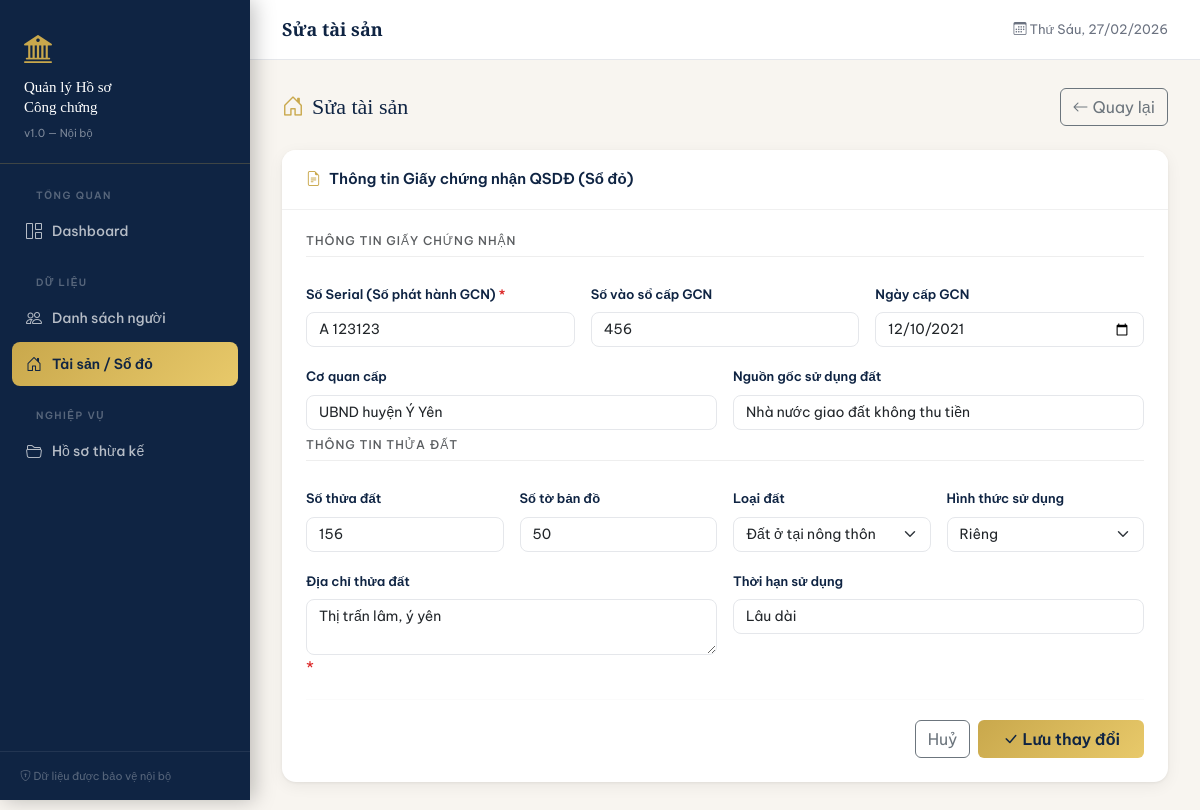
The page /properties/1/edit on the database its author committed.
### models.py (models this page shows)
class Property(Base):
    __tablename__ = "properties"
    id                = Column(Integer, primary_key=True, index=True)
    so_serial         = Column(String(100), nullable=False, unique=True)
    so_vao_so         = Column(String(100), nullable=True)
    so_thua_dat       = Column(String(100), nullable=True)
    so_to_ban_do      = Column(String(100), nullable=True)
    dia_chi           = Column(Text,        nullable=False)
    loai_dat          = Column(String(100), nullable=True)
    hinh_thuc_su_dung = Column(String(100), nullable=True)
    thoi_han          = Column(String(100), nullable=True)
    nguon_goc         = Column(Text,        nullable=True)
    ngay_cap          = Column(Date,        nullable=True)
    co_quan_cap       = Column(String(200), nullable=True)
    created_at        = Column(DateTime,    server_default=func.now())
    inheritance_cases = relationship("InheritanceCase", back_populates="tai_san")

### routers/properties.py (the view)
@router.get("/{pid}/edit")
def edit_form(pid: int, request: Request, db: Session = Depends(get_db)):
    p = db.query(Property).filter(Property.id == pid).first()
    if not p: raise HTTPException(404)
    return templates.TemplateResponse("properties/form.html", {"request": request, "obj": p, "errors": []})

### templates/properties/form.html (shortened to what this page needs)
{% extends "base.html" %}
{% block topbar_title %}{{ 'Sửa tài sản' if obj else 'Thêm tài sản mới' }}{% endblock %}
{% block content %}
{% set action = '/properties/' + obj.id|string + '/edit' if obj else '/properties/create' %}
<div class="page-header">
  <h2><i class="bi bi-house-door me-2" style="color:var(--gold)"></i>{{ 'Sửa tài sản' if obj else 'Thêm Giấy CN QSDĐ mới' }}</h2>
  <a href="/properties" class="btn btn-outline-secondary"><i class="bi bi-arrow-left me-1"></i>Quay lại</a>
</div>
<div class="card">
  <div class="card-header"><i class="bi bi-file-earmark-text me-2" style="color:var(--gold)"></i>Thông tin Giấy chứng nhận QSDĐ (Sổ đỏ)</div>
  <div class="card-body">
    <form method="post" action="{{ action }}">
      <div class="row g-3">
        <div class="col-12"><h6 class="text-muted" style="font-size:12px; text-transform:uppercase; letter-spacing:1px; border-bottom:1px solid #eee; padding-bottom:8px;">THÔNG TIN GIẤY CHỨNG NHẬN</h6></div>
        <div class="col-md-4">
          <label class="form-label required">Số Serial (Số phát hành GCN)</label>
          <input type="text" name="so_serial" class="form-control" value="{{ obj.so_serial if obj else '' }}" placeholder="Ví dụ: AQ123456" required>
        </div>
        <div class="col-md-4">
          <label class="form-label">Số vào sổ cấp GCN</label>
          <input type="text" name="so_vao_so" class="form-control" value="{{ obj.so_vao_so if obj else '' }}" placeholder="Số vào sổ">
        </div>
        <div class="col-md-4">
          <label class="form-label">Ngày cấp GCN</label>
          <input type="date" name="ngay_cap" class="form-control" value="{{ obj.ngay_cap.isoformat() if obj and obj.ngay_cap else '' }}">
        </div>
        <div class="col-md-6">
          <label class="form-label">Cơ quan cấp</label>
          <input type="text" name="co_quan_cap" class="form-control" value="{{ obj.co_quan_cap if obj else '' }}" placeholder="Ví dụ: UBND huyện Ý Yên, tỉnh Nam Định">
        </div>
        <div class="col-md-6">
          <label class="form-label">Nguồn gốc sử dụng đất</label>
          <input type="text" name="nguon_goc" class="form-control" value="{{ obj.nguon_goc if obj else '' }}" placeholder="Ví dụ: Do nhà nước giao không thu tiền">
        </div>
        <div class="col-12 mt-2"><h6 class="text-muted" style="font-size:12px; text-transform:uppercase; letter-spacing:1px; border-bottom:1px solid #eee; padding-bottom:8px;">THÔNG TIN THỬa ĐẤT</h6></div>
        <div class="col-md-3">
          <label class="form-label">Số thửa đất</label>
          <input type="text" name="so_thua_dat" class="form-control" value="{{ obj.so_thua_dat if obj else '' }}" placeholder="Ví dụ: 156">
        </div>
        <div class="col-md-3">
          <label class="form-label">Số tờ bản đồ</label>
          <input type="text" name="so_to_ban_do" class="form-control" value="{{ obj.so_to_ban_do if obj else '' }}" placeholder="Ví dụ: 08">
        </div>
        <div class="col-md-3">
          <label class="form-label">Loại đất</label>
          <select name="loai_dat" class="form-select">
            {% for l in ['Đất ở tại nông thôn', 'Đất ở tại đô thị', 'Đất nông nghiệp', 'Đất lâm nghiệp', 'Đất trồng lúa', 'Đất trồng cây hàng năm', 'Đất trồng cây lâu năm', 'Khác'] %}
            <option value="{{ l }}" {{ 'selected' if obj and obj.loai_dat == l }}>{{ l }}</option>
            {% endfor %}
          </select>
        </div>
        <div class="col-md-3">
          <label class="form-label">Hình thức sử dụng</label>
          <select name="hinh_thuc_su_dung" class="form-select">
            {% for h in ['Riêng', 'Chung vợ chồng', 'Chung khác'] %}
            <option value="{{ h }}" {{ 'selected' if obj and obj.hinh_thuc_su_dung == h }}>{{ h }}</option>
            {% endfor %}
          </select>
        </div>
        <div class="col-md-6 required">
          <label class="form-label">Địa chỉ thửa đất</label>
          <textarea name="dia_chi" class="form-control" rows="2" placeholder="Thôn/xóm, xã/phường, huyện/quận, tỉnh" required>{{ obj.dia_chi if obj else '' }}</textarea>
        </div>
        <div class="col-md-6">
          <label class="form-label">Thời hạn sử dụng</label>
          <input type="text" name="thoi_han" class="form-control" value="{{ obj.thoi_han if obj else '' }}" placeholder="Ví dụ: Lâu dài / 50 năm đến 15/10/2060">
        </div>
      </div>
      <hr class="divider">
      <div class="d-flex gap-2 justify-content-end">
        <a href="/properties" class="btn btn-outline-secondary">Huỷ</a>
        <button type="submit" class="btn btn-gold px-4">
          <i class="bi bi-check-lg me-1"></i>{{ 'Lưu thay đổi' if obj else 'Thêm tài sản' }}
        </button>
      </div>
    </form>
  </div>
</div>
{% endblock %}

### templates/base.html (style rules this page uses)
:root { --navy: #0f2443; --navy2: #1a3a6b; --gold: #c9a84c; --gold2: #e8c96a; --cream: #f8f5f0; --text: #1e1e2e; --muted: #6b7280; --sidebar-w: 250px; }
* { box-sizing: border-box; }
body { font-family: 'Be Vietnam Pro', sans-serif; background: var(--cream); color: var(--text); margin: 0; }
.card { border: none; border-radius: 14px; box-shadow: 0 1px 3px rgba(0,0,0,.06), 0 4px 16px rgba(0,0,0,.06); background: #fff; }
.card-header { background: #fff; border-bottom: 1px solid #f0f0f0; border-radius: 14px 14px 0 0 !important; padding: 18px 24px; font-weight: 600; font-size: 15px; color: var(--navy); }
.card-body { padding: 24px; }
.btn-gold { background: linear-gradient(135deg, var(--gold), var(--gold2)); border: none; color: var(--navy); font-weight: 600; }
.form-label { font-size: 13px; font-weight: 600; color: var(--navy); }
.form-control, .form-select { border-radius: 8px; border-color: #e5e7eb; font-size: 14px; }
.required::after { content: ' *'; color: #dc2626; }
.page-header { display: flex; align-items: center; justify-content: space-between; margin-bottom: 24px; }
.page-header h2 { font-family: 'Playfair Display', serif; font-size: 22px; color: var(--navy); margin: 0; }
.divider { border-color: #f0f0f0; margin: 20px 0; }

### rows shown on the page
Property: so_serial "A 123123", so_vao_so "456", ngay_cap "12/10/2021", co_quan_cap "UBND huyện Ý Yên", nguon_goc "Nhà nước giao đất không thu tiền", so_thua_dat "156", so_to_ban_do "50", dia_chi "Thị trấn lâm, ý yên", thoi_han "Lâu dài"

### other values the page prints
{{ 'Sửa tài sản' if obj else 'Thêm tài sản mới' }} "Sửa tài sản"
{{ 'Sửa tài sản' if obj else 'Thêm Giấy CN QSDĐ mới' }} "Sửa tài sản"
{{ 'Lưu thay đổi' if obj else 'Thêm tài sản' }} "Lưu thay đổi"
form field loai_dat "Đất ở tại nông thôn"
form field hinh_thuc_su_dung "Riêng"
